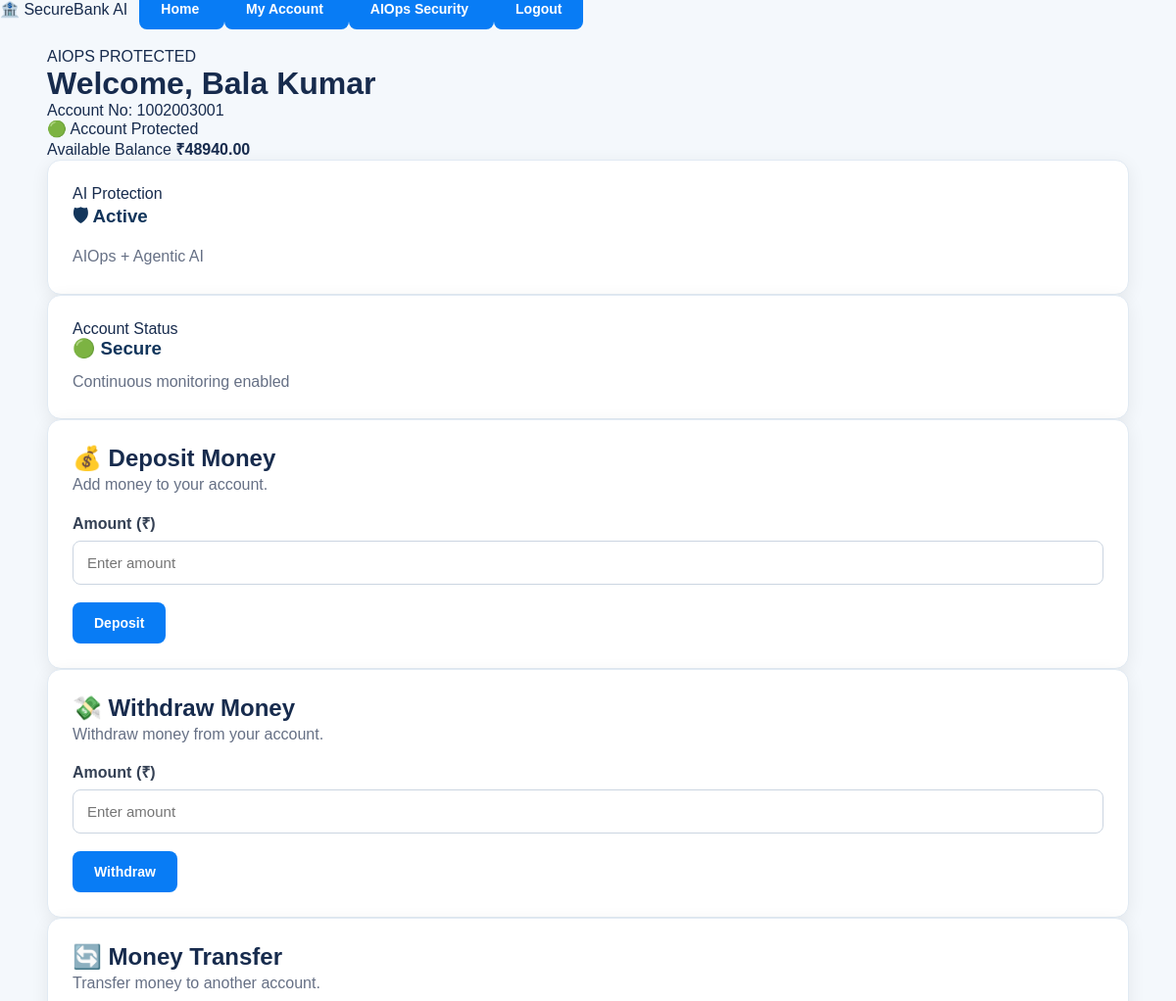
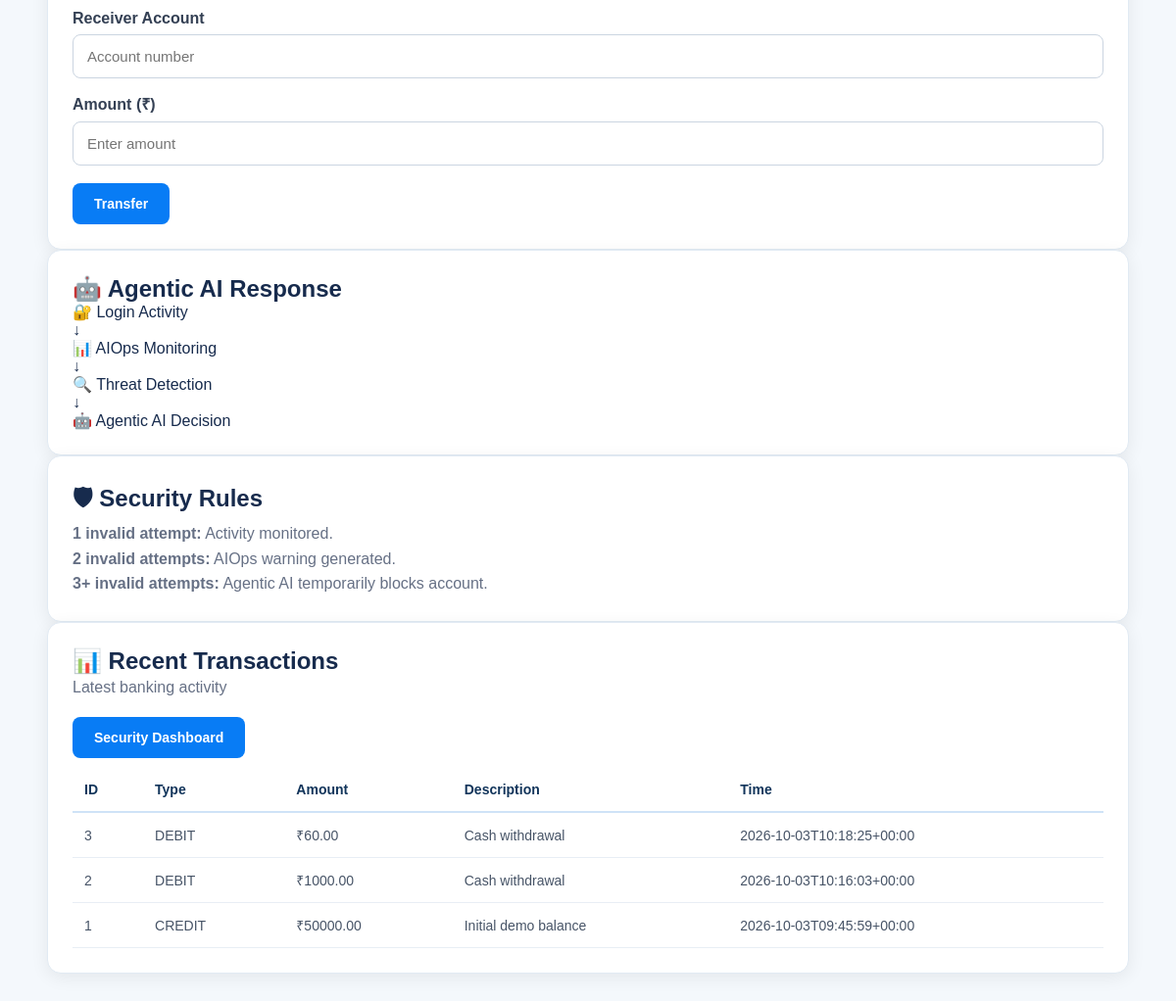
The app's page /dashboard (signed in) with its own data (2 pictures, top to bottom).
### tables this page shows
CREATE TABLE users (
        id INTEGER PRIMARY KEY AUTOINCREMENT,
        account_no TEXT UNIQUE NOT NULL,
        name TEXT NOT NULL,
        email TEXT NOT NULL,
        password_hash TEXT NOT NULL,
        balance REAL NOT NULL DEFAULT 0,
        failed_attempts INTEGER NOT NULL DEFAULT 0,
        blocked_until TEXT
    );

CREATE TABLE transactions (
        id INTEGER PRIMARY KEY AUTOINCREMENT,
        account_no TEXT NOT NULL,
        transaction_type TEXT NOT NULL,
        amount REAL NOT NULL,
        description TEXT,
        created_at TEXT NOT NULL
    );

### app.py (the view)
@app.route("/dashboard")
@login_required
def dashboard():
    account_no = session["account_no"]
    conn = get_db()
    user = conn.execute(
        """
        SELECT *
        FROM users
        WHERE account_no = ?
        """,
        (
            account_no,
        )
    ).fetchone()
    transactions = conn.execute(
        """
        SELECT *
        FROM transactions

        WHERE account_no = ?

        ORDER BY id DESC

        LIMIT 10
        """,
        (
            account_no,
        )
    ).fetchall()
    conn.close()
    return render_template(
        "dashboard.html",
        user=user,
        transactions=transactions
    )

### app.py (called while the page is built, shortened)
def get_db():
    conn = sqlite3.connect(DB)
    conn.row_factory = sqlite3.Row
    return conn

def login_required(function):
    @wraps(function)
    def wrapper(*args, **kwargs):
        return function(
            *args,
            **kwargs
        )
    return wrapper

### templates/dashboard.html (shortened to what this page needs)
{% extends "base.html" %}
{% block content %}
<div class="page-head">
    <div>
        <span class="badge">
            AIOPS PROTECTED
        </span>
        <h1>
            Welcome, {{ user["name"] }}
        </h1>
        <p>
            Account No: {{ user["account_no"] }}
        </p>
    </div>
    <div class="status-pill">
        🟢 Account Protected
    </div>
</div>
<div class="grid three">
    <div class="balance-card">
        <span>
            Available Balance
        </span>
        <strong>
            ₹{{ "%.2f"|format(user["balance"]) }}
        </strong>
    </div>
    <div class="card">
        <span>
            AI Protection
        </span>
        <h3>
            🛡 Active
        </h3>
        <p>
            AIOps + Agentic AI
        </p>
    </div>
    <div class="card">
        <span>
            Account Status
        </span>
        <h3>
            🟢 Secure
        </h3>
        <p>
            Continuous monitoring enabled
        </p>
    </div>
</div>
<div class="grid three">
    <div class="card">
        <h2>
            💰 Deposit Money
        </h2>
        <p>
            Add money to your account.
        </p>
        <form
            method="POST"
            action="{{ url_for('deposit') }}"
        >
            <label>
                Amount (₹)
            </label>
            <input
                type="number"
                name="amount"
                min="1"
                step="0.01"
                placeholder="Enter amount"
                required
            >
            <button
                class="btn"
                type="submit"
            >
                Deposit
            </button>
        </form>
    </div>
    <div class="card">
        <h2>
            💸 Withdraw Money
        </h2>
        <p>
            Withdraw money from your account.
        </p>
        <form
            method="POST"
            action="{{ url_for('withdraw') }}"
        >
            <label>
                Amount (₹)
            </label>
            <input
                type="number"
                name="amount"
                min="1"
                step="0.01"
                placeholder="Enter amount"
                required
            >
            <button
                class="btn"
                type="submit"
            >
                Withdraw
            </button>
        </form>
    </div>
    <div class="card">
        <h2>
            🔄 Money Transfer
        </h2>
        <p>
            Transfer money to another account.
        </p>
        <form
            method="POST"
            action="{{ url_for('transfer') }}"
        >
            <label>
                Receiver Account
            </label>
            <input
                type="text"
                name="receiver_account"
                placeholder="Account number"
                required
            >
            <label>
                Amount (₹)
            </label>
            <input
                type="number"
                name="amount"
                min="1"
                step="0.01"
                placeholder="Enter amount"
                required
            >
            <button
                class="btn"
                type="submit"
            >
                Transfer
            </button>
        </form>
    </div>
</div>
<div class="grid two">
    <div class="card">
        <h2>
            🤖 Agentic AI Response
        </h2>
        <div class="security-flow">
            <div>
                🔐 Login Activity
            </div>
            <div>
                ↓
            </div>
            <div>
                📊 AIOps Monitoring
            </div>
            <div>
                ↓
            </div>
            <div>
                🔍 Threat Detection
            </div>
            <div>
                ↓
            </div>
            <div>
                🤖 Agentic AI Decision
            </div>
        </div>
    </div>
    <div class="card">
        <h2>
            🛡 Security Rules
        </h2>
        <p>
            <b>1 invalid attempt:</b>
            Activity monitored.
        </p>
        <p>
            <b>2 invalid attempts:</b>
            AIOps warning generated.
        </p>
        <p>
            <b>3+ invalid attempts:</b>
            Agentic AI temporarily blocks account.
        </p>
    </div>
</div>
<div class="card">
    <div class="page-head">
        <div>
            <h2>
                📊 Recent Transactions
            </h2>
            <p>
                Latest banking activity
            </p>
        </div>
        <a
            class="btn"
            href="{{ url_for('security') }}"
        >
            Security Dashboard
        </a>
    </div>
    <div style="overflow-x:auto;">
        <table>
            <tr>
                <th>ID</th>
                <th>Type</th>
                <th>Amount</th>
                <th>Description</th>
                <th>Time</th>
            </tr>
            {% for t in transactions %}
            <tr>
                <td>
                    {{ t["id"] }}
                </td>
                <td>
                    <span
                        class="tag {{ t['transaction_type']|lower }}"
                    >
                        {{ t["transaction_type"] }}
                    </span>
                </td>
                <td>
                    ₹{{ "%.2f"|format(t["amount"]) }}
                </td>
                <td>
                    {{ t["description"] }}
                </td>
                <td>
                    {{ t["created_at"] }}
                </td>
            </tr>
            {% else %}
            <tr>
                <td colspan="5">
                    No transactions yet.
                </td>
            </tr>
            {% endfor %}
        </table>
    </div>
</div>
{% endblock %}

### static/style.css (style rules this page uses)
* { margin: 0; padding: 0; box-sizing: border-box; }
body { font-family: Arial, Helvetica, sans-serif; background: #f4f8fc; color: #172b4d; min-height: 100vh; }
.card { background: white; padding: 25px; border-radius: 14px; box-shadow: 0 4px 18px rgba(0, 0, 0, 0.07); border: 1px solid #e1eaf3; }
.card h3 { color: #12355b; margin-bottom: 10px; }
.card p { color: #667085; line-height: 1.6; }
label { display: block; font-weight: bold; color: #344054; margin-bottom: 7px; margin-top: 15px; }
input, select { width: 100%; padding: 13px 14px; border: 1px solid #cbd5e1; border-radius: 8px; font-size: 15px; outline: none; background: #fff; }
button, .btn { display: inline-block; border: none; background: #087cf5; color: white; padding: 13px 22px; border-radius: 8px; cursor: pointer; font-size: 14px; font-weight: bold; text-decoration: none; margin-top: 18px; transition: 0.2s; }
table { width: 100%; border-collapse: collapse; margin-top: 10px; }
th { color: #12355b; font-size: 14px; text-align: left; padding: 14px 12px; border-bottom: 2px solid #cfe3f7; }
td { padding: 13px 12px; border-bottom: 1px solid #e8eef5; color: #475467; font-size: 14px; }

### records on screen
users: name "Bala Kumar", account_no "1002003001", balance "48940.00"
transactions: id "3", transaction_type "DEBIT", amount "60.00", description "Cash withdrawal", created_at "2026-10-03T10:18:25+00:00"
transactions: id "2", transaction_type "DEBIT", amount "1000.00", description "Cash withdrawal", created_at "2026-10-03T10:16:03+00:00"
transactions: id "1", transaction_type "CREDIT", amount "50000.00", description "Initial demo balance", created_at "2026-10-03T09:45:59+00:00"
